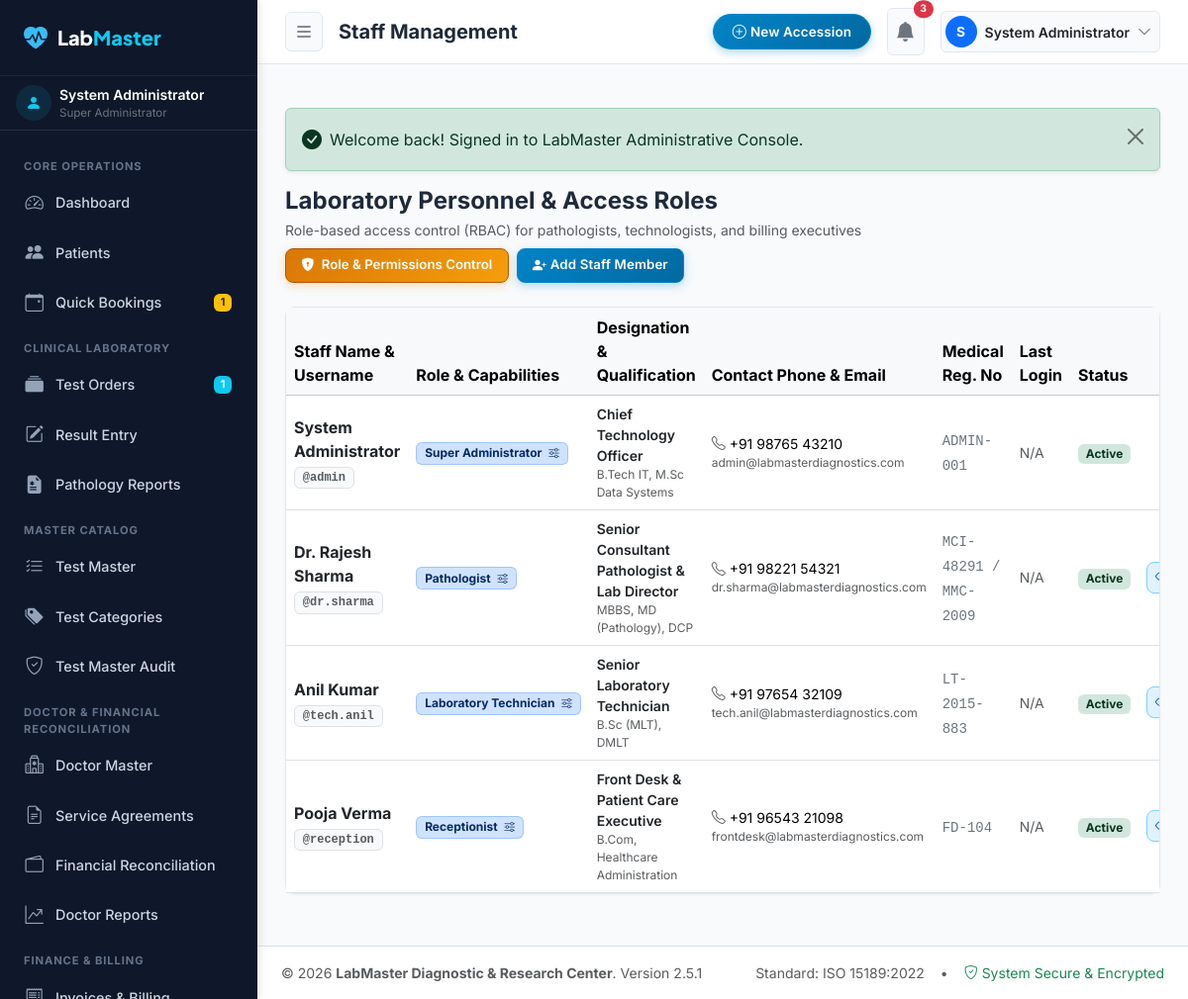
Screenshot of /admin/users/index.php (signed in) with the database file from the repository.
### tables this page shows
CREATE TABLE `users` (
  `id` INT AUTO_INCREMENT PRIMARY KEY,
  `role_id` INT NOT NULL,
  `username` VARCHAR(50) NOT NULL UNIQUE,
  `email` VARCHAR(100) NOT NULL UNIQUE,
  `password_hash` VARCHAR(255) NOT NULL,
  `full_name` VARCHAR(100) NOT NULL,
  `phone` VARCHAR(20) NULL,
  `designation` VARCHAR(100) NULL,
  `qualification` VARCHAR(150) NULL,
  `registration_number` VARCHAR(50) NULL,
  `signature_image` VARCHAR(255) NULL,
  `is_active` TINYINT(1) DEFAULT 1,
  `failed_logins` INT DEFAULT 0,
  `lockout_until` DATETIME NULL,
  `last_login` DATETIME NULL,
  `created_at` TIMESTAMP DEFAULT CURRENT_TIMESTAMP,
  `updated_at` TIMESTAMP DEFAULT CURRENT_TIMESTAMP ON UPDATE CURRENT_TIMESTAMP,
  FOREIGN KEY (`role_id`) REFERENCES `roles`(`id`),
  INDEX (`username`),
  INDEX (`email`)
);

CREATE TABLE `roles` (
  `id` INT AUTO_INCREMENT PRIMARY KEY,
  `name` VARCHAR(50) NOT NULL UNIQUE,
  `slug` VARCHAR(50) NOT NULL UNIQUE,
  `description` VARCHAR(255) NULL,
  `is_system` TINYINT(1) DEFAULT 0,
  `created_at` TIMESTAMP DEFAULT CURRENT_TIMESTAMP
);

### admin/users/index.php (the view, shortened to what the rows shown need)
<?php
$pageTitle = 'Staff Management';
require_once dirname(__DIR__) . '/includes/auth_guard.php';
$users = Database::fetchAll(
    "SELECT u.*, r.name as role_name
     FROM `users` u
     JOIN `roles` r ON u.role_id = r.id
     ORDER BY u.id ASC"
);
require_once dirname(__DIR__) . '/includes/header.php';
?>
<div class="d-flex flex-wrap justify-content-between align-items-center mb-4 gap-2">
  <div>
    <h2 class="h4 fw-bold mb-1">Laboratory Personnel & Access Roles</h2>
  </div>
</div>
<div class="admin-card">
  <div class="admin-card-body p-0">
    <div class="table-responsive">
      <table class="table table-hover align-middle mb-0">
        <thead class="table-light">
          <tr>
            <th>Staff Name & Username</th>
            <th>Role & Capabilities</th>
            <th>Designation & Qualification</th>
            <th>Contact Phone & Email</th>
            <th>Medical Reg. No</th>
            <th>Last Login</th>
            <th>Status</th>
            <th class="text-end text-nowrap pe-3" style="width: 140px;">Actions</th>
          </tr>
        </thead>
        <tbody>
          <?php foreach ($users as $u): ?>
            <tr>
              <td>
                <div class="fw-bold text-dark"><?= e($u['full_name']) ?></div>
                <span class="badge bg-light text-muted border font-monospace">@<?= e($u['username']) ?></span>
              </td>
              <td>
                <a href="<?= ADMIN_URL ?>/users/roles.php?role=<?= $u['role_id'] ?>" class="text-decoration-none" title="View / Customize permissions for <?= e($u['role_name']) ?>">
                  <span class="badge bg-primary-subtle text-primary-emphasis border border-primary border-opacity-25">
                    <?= e($u['role_name']) ?> <i class="bi bi-sliders ms-1 small"></i>
                  </span>
                </a>
              </td>
              <td>
                <div class="text-dark small fw-semibold"><?= e($u['designation'] ?: 'N/A') ?></div>
                <div class="text-muted" style="font-size:0.75rem;"><?= e($u['qualification'] ?: '-') ?></div>
              </td>
              <td>
                <div class="small"><i class="bi bi-telephone me-1 text-muted"></i><?= e($u['phone'] ?: 'N/A') ?></div>
                <div class="text-muted" style="font-size:0.75rem;"><?= e($u['email']) ?></div>
              </td>
              <td>
                <span class="font-monospace small text-secondary"><?= e($u['registration_number'] ?: '-') ?></span>
              </td>
              <td class="small text-muted">
                <?= format_date($u['last_login'], true) ?>
              </td>
              <td>
                <span class="badge <?= $u['is_active'] ? 'bg-success-subtle text-success-emphasis' : 'bg-danger-subtle text-danger-emphasis' ?>">
                  <?= $u['is_active'] ? 'Active' : 'Deactivated' ?>
                </span>
              </td>
              <td class="text-end text-nowrap pe-3">
                <div class="d-inline-flex align-items-center justify-content-end gap-1">
                  <button type="button" class="btn btn-sm btn-outline-primary btn-action-icon"
                          onclick="viewStaff(<?= htmlspecialchars(json_encode($u), ENT_QUOTES, 'UTF-8') ?>)"
                          title="View Staff Profile">
                    <i class="bi bi-eye"></i>
                  </button>
                </div>
              </td>
            </tr>
          <?php endforeach; ?>
        </tbody>
      </table>
    </div>
  </div>
</div>
<?php require_once dirname(__DIR__) . '/includes/footer.php'; ?>

### admin/includes/header.php (shortened to what the rows shown need)
<?php
require_once __DIR__ . '/auth_guard.php';
$pageTitle = $pageTitle ?? 'Admin Control Center';
?>
<!DOCTYPE html>
<html lang="en">
<head>
  <link href="https://cdn.jsdelivr.net/npm/bootstrap@5.3.3/dist/css/bootstrap.min.css" rel="stylesheet">
  <link rel="stylesheet" href="https://cdn.jsdelivr.net/npm/bootstrap-icons@1.11.3/font/bootstrap-icons.min.css">
  <link rel="stylesheet" href="<?= ASSETS_URL ?>/css/admin.css?v=<?= APP_VERSION ?>">
</head>
<body class="admin-body">
  <?php require_once __DIR__ . '/sidebar.php'; ?>
  <div class="admin-wrapper">
    <header class="admin-topbar">
      <div class="d-flex align-items-center gap-3">
        <h1 class="h5 mb-0 fw-bold d-none d-md-block text-truncate" style="max-width: 450px;">
          <?= e($pageTitle) ?>
        </h1>
      </div>
      <div class="d-flex align-items-center gap-3">
        <div class="dropdown">
          <button class="btn btn-light border-0 d-flex align-items-center gap-2 p-1 pe-2 rounded-pill" type="button" data-bs-toggle="dropdown" aria-expanded="false">
            <div class="rounded-circle bg-primary text-white d-flex align-items-center justify-content-center" style="width: 32px; height: 32px; font-size: 0.85rem; font-weight: 700;">
              <?= strtoupper(substr($currentUser['full_name'], 0, 1)) ?>
            </div>
            <span class="small fw-semibold text-dark d-none d-md-inline"><?= e($currentUser['full_name']) ?></span>
            <i class="bi bi-chevron-down text-muted small"></i>
          </button>
        </div>
      </div>
    </header>
    <main class="admin-content">

### admin/includes/sidebar.php (shortened to what the rows shown need)
<aside class="admin-sidebar">
  <div class="px-3 py-2 border-bottom border-secondary border-opacity-25 d-flex align-items-center gap-2">
    <div class="overflow-hidden">
      <div class="text-white text-truncate fw-semibold small"><?= e($currentUser['full_name']) ?></div>
      <div class="text-secondary text-truncate" style="font-size: 0.72rem;"><?= e($currentUser['role_name']) ?></div>
    </div>
  </div>
</aside>

### rows the page displays
users: full_name "System Administrator", role.name "Super Administrator", full_name "S", username "admin", designation "Chief Technology Officer", qualification "B.Tech IT, M.Sc Data Systems", phone "+91 98765 43210", email "admin@labmasterdiagnostics.com", registration_number "ADMIN-001", last_login "N/A", is_active "Active"
users: full_name "Dr. Rajesh Sharma", username "dr.sharma", role.name "Pathologist", designation "Senior Consultant Pathologist & Lab Director", qualification "MBBS, MD (Pathology), DCP", phone "+91 98221 54321", email "dr.sharma@labmasterdiagnostics.com", registration_number "MCI-48291 / MMC-2009", last_login "N/A", is_active "Active"
users: full_name "Anil Kumar", username "tech.anil", role.name "Laboratory Technician", designation "Senior Laboratory Technician", qualification "B.Sc (MLT), DMLT", phone "+91 97654 32109", email "tech.anil@labmasterdiagnostics.com", registration_number "LT-2015-883", last_login "N/A", is_active "Active"
users: full_name "Pooja Verma", username "reception", role.name "Receptionist", designation "Front Desk & Patient Care Executive", qualification "B.Com, Healthcare Administration", phone "+91 96543 21098", email "frontdesk@labmasterdiagnostics.com", registration_number "FD-104", last_login "N/A", is_active "Active"

### other values shown
$pendingBookingsCount "1"
$ordersProcessingCount "1"
$pageTitle "Staff Management"
$unreadNotifCount "3"
$flash['message'] "Welcome back! Signed in to LabMaster Administrative Console."
Settings::get('lab_name', 'LabMaster Diagnostics') "LabMaster Diagnostic & Research Center"
APP_VERSION "2.5.1"
